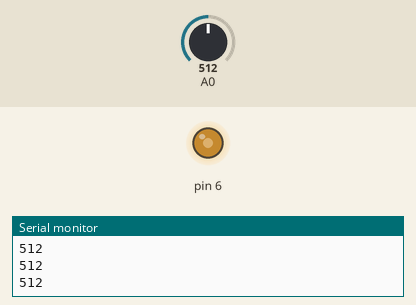
Recording of a sketch running on a simulated Arduino Uno, built with avr-gcc and run on an emulated ATmega328P. Shown: output pins drawn as LEDs (lit = HIGH), the last lines printed to the serial monitor. The test bench sets the inputs (shaded band); at power-on: A0 = 512.

Above: at 1.2 s.
1.3 s: A0 set to 716
At 2.5 s:
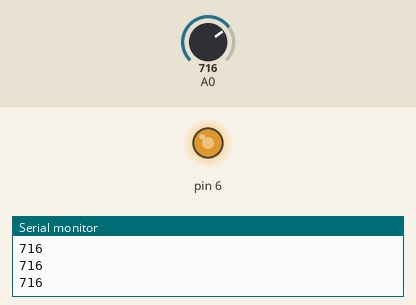
2.8 s: A0 set to 900
At 3.9 s:
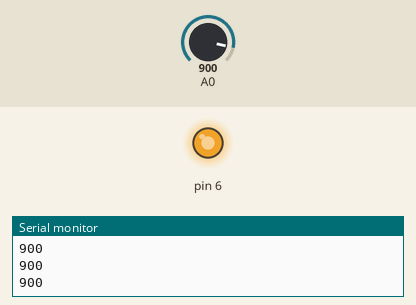
4.3 s: A0 set to 122
At 5.0 s:
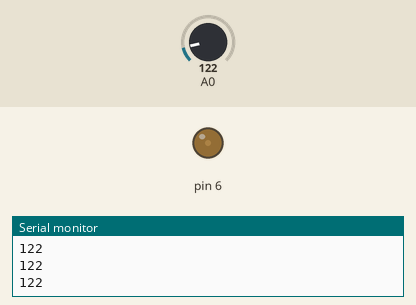
5.8 s: A0 set to 511
At 6.3 s:
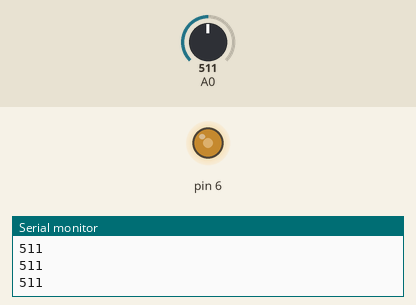
Timing chart, 0 to 8.3 s (numbered marks = the images above; inputs shaded):
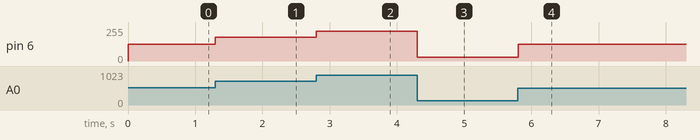

Measured:
- after the input at 1.3 s, pin 6: 127/255 → 178/255 at once
- after the input at 2.8 s, pin 6: 178/255 → 224/255 at once
- after the input at 4.3 s, pin 6: 224/255 → 30/255 at once
- after the input at 5.8 s, pin 6: 30/255 → 127/255 at once

The sketch:

analog_read.ino
```cpp
void setup() {
  Serial.begin(9600);
  pinMode(A0,INPUT);
  pinMode(6,OUTPUT);
}

void loop() {


//analog write şu değerleri alır: 0-255
//analog read ise şunları alabilir: 0-1023

  Serial.println(analogRead(A0));

  int deger = analogRead(A0);

  deger = map(deger,0,1023,0,255); // degeri alır. hali hazırdaki aralığı alır. çevirilmesini istediğimiz aralığı alır.

  if(analogRead(A0))
  {
    analogWrite(6,deger);
  }

}
```
